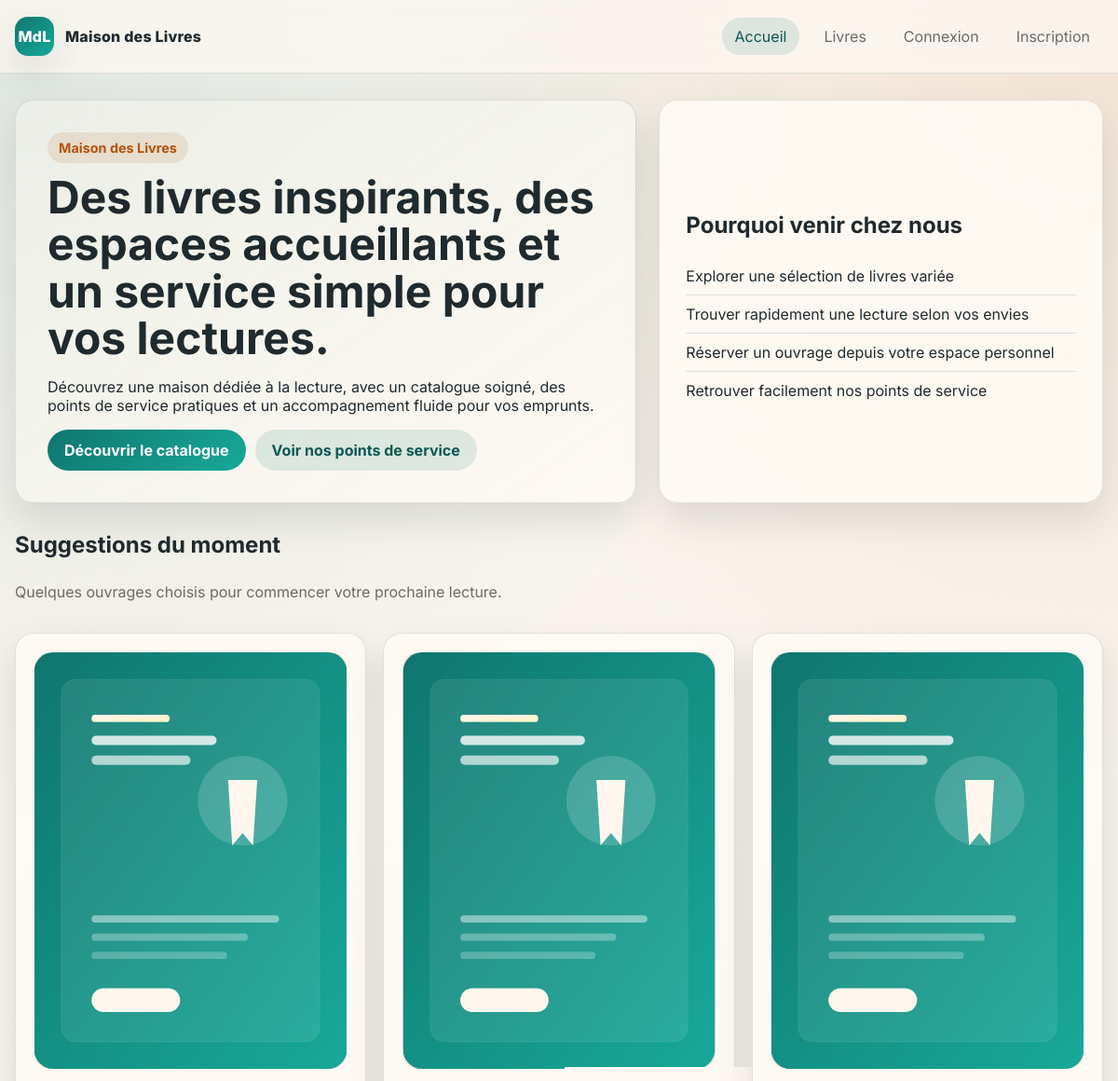
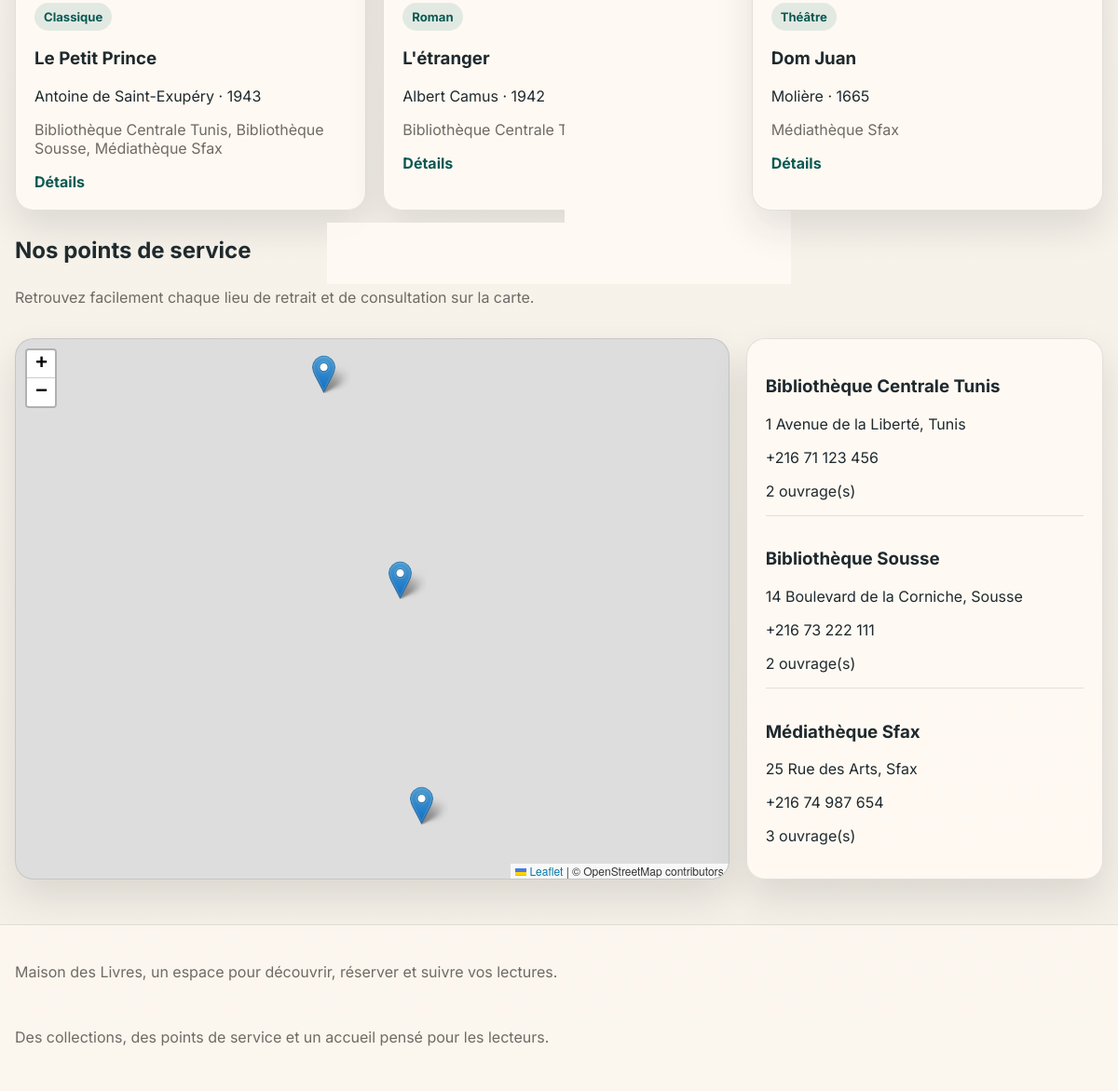
The app's page /home.php with its own data (2 pictures, top to bottom).
### tables this page shows
CREATE TABLE livres (
    id INT UNSIGNED AUTO_INCREMENT PRIMARY KEY,
    titre VARCHAR(180) NOT NULL,
    auteur VARCHAR(150) NOT NULL,
    categorie VARCHAR(100) NOT NULL,
    annee_publication INT NOT NULL,
    description TEXT DEFAULT NULL,
    couverture VARCHAR(255) DEFAULT NULL,
    created_at TIMESTAMP DEFAULT CURRENT_TIMESTAMP,
    updated_at TIMESTAMP NULL DEFAULT NULL ON UPDATE CURRENT_TIMESTAMP
);

CREATE TABLE bibliotheques (
    id INT UNSIGNED AUTO_INCREMENT PRIMARY KEY,
    nom VARCHAR(150) NOT NULL,
    adresse VARCHAR(255) NOT NULL,
    ville VARCHAR(120) NOT NULL,
    telephone VARCHAR(30) DEFAULT NULL,
    description TEXT DEFAULT NULL,
    latitude DECIMAL(10,7) NOT NULL,
    longitude DECIMAL(10,7) NOT NULL,
    created_at TIMESTAMP DEFAULT CURRENT_TIMESTAMP,
    updated_at TIMESTAMP NULL DEFAULT NULL ON UPDATE CURRENT_TIMESTAMP
);

### app/core/helpers.php (called while the page is built, shortened)
<?php
if (!function_exists('e')) {
    function e(mixed $value): string
    {
        return htmlspecialchars((string) $value, ENT_QUOTES, 'UTF-8');
    }
}
if (!function_exists('route_map')) {
    function route_map(): array
    {
        return [
            'home' => 'home.php',
            'books' => 'books.php',
            'book' => 'book.php',
            'borrow' => 'borrow.php',
            'confirmation' => 'confirmation.php',
            'register' => 'register.php',
            'login' => 'login.php',
            'logout' => 'logout.php',
            'profile' => 'profile.php',
            'my-borrowings' => 'my-borrowings.php',
            'admin-login' => 'login.php',
            'admin-logout' => 'admin-logout.php',
            'admin-dashboard' => 'admin-dashboard.php',
            'admin-books' => 'admin-books.php',
            'admin-book-form' => 'admin-book-form.php',
            'admin-book-delete' => 'admin-book-delete.php',
            'admin-borrowings' => 'admin-borrowings.php',
            'admin-users' => 'admin-users.php',
            'admin-user-view' => 'admin-user-view.php',
            'admin-user-action' => 'admin-user-action.php',
            'admin-branches' => 'admin-branches.php',
            'admin-branch-view' => 'admin-branch-view.php',
            'admin-branch-form' => 'admin-branch-form.php',
            'admin-branch-delete' => 'admin-branch-delete.php',
            'admin-statistics' => 'admin-statistics.php',
        ];
    }
}
if (!function_exists('route_file')) {
    function route_file(string $page): string
    {
        return route_map()[$page] ?? route_map()['home'];
    }
}
if (!function_exists('url')) {
    function url(string $page, array $params = []): string
    {
        $query = $params ? '?' . http_build_query($params) : '';
        return route_file($page) . $query;
    }
}

### app/config/Database.php (called while the page is built)
<?php
class Database
{
    private static ?PDO $connection = null;
    public static function getConnection(): PDO
    {
        if (self::$connection === null) {
            $host = getenv('DB_HOST') ?: 'localhost';
            $name = getenv('DB_NAME') ?: 'library_management';
            $user = getenv('DB_USER') ?: 'root';
            $pass = getenv('DB_PASS') ?: '';
            $port = getenv('DB_PORT') ?: '3306';
            $dsn = 'mysql:host=' . $host . ';port=' . $port . ';dbname=' . $name . ';charset=utf8mb4';
            self::$connection = new PDO($dsn, $user, $pass, [
                PDO::ATTR_ERRMODE => PDO::ERRMODE_EXCEPTION,
                PDO::ATTR_DEFAULT_FETCH_MODE => PDO::FETCH_ASSOC,
                PDO::ATTR_EMULATE_PREPARES => false,
            ]);
        }
        return self::$connection;
    }
}

### app/core/Model.php (called while the page is built, shortened)
<?php
abstract class Model
{
    protected PDO $db;
    public function __construct()
    {
        $this->db = Database::getConnection();
    }
    protected function execute(string $sql, array $params = []): PDOStatement
    {
        $statement = $this->db->prepare($sql);
        $statement->execute($params);
        return $statement;
    }
    protected function fetchAll(string $sql, array $params = []): array
    {
        return $this->execute($sql, $params)->fetchAll();
    }
}

### app/models/Livre.php (called while the page is built, shortened)
<?php
class Livre extends Model
{
    private ?int $id = null;
    private string $titre = '';
    private string $auteur = '';
    private string $categorie = '';
    private int $anneePublication = 0;
    private string $couverture = '';
    private array $stocks = [];
    private function hydrate(array $data): void
    {
        $this->id = isset($data['id']) ? (int) $data['id'] : null;
        $this->titre = $data['titre'] ?? '';
        $this->auteur = $data['auteur'] ?? '';
        $this->categorie = $data['categorie'] ?? '';
        $this->anneePublication = (int) ($data['annee_publication'] ?? 0);
        $this->couverture = $data['couverture'] ?? '';
        $this->stocks = $data['stocks'] ?? [];
    }
    public function getId(): ?int { return $this->id; }
    public function getTitre(): string { return $this->titre; }
    public function getAuteur(): string { return $this->auteur; }
    public function getCategorie(): string { return $this->categorie; }
    public function getAnneePublication(): int { return $this->anneePublication; }
    public function getCouverture(): string { return $this->couverture; }
    public function getBibliothequeNom(): ?string
    {
        $names = [];
        foreach ($this->stocks as $stock) {
            if (!empty($stock['bibliotheque_nom'])) {
                $names[] = $stock['bibliotheque_nom'];
            }
        }
        return $names ? implode(', ', array_unique($names)) : null;
    }
    public function setStocks(array $stocks): void { $this->stocks = $stocks; }
    public function featured(int $limit = 3): array
    {
        $rows = $this->fetchAll(
            'SELECT l.*
             FROM livres l
             ORDER BY l.created_at DESC
             LIMIT ' . (int) $limit
        );
        $items = [];
        foreach ($rows as $row) {
            $book = new Livre($row);
            $book->setStocks($this->stocksByLivreId((int) $book->getId()));
            $items[] = $book;
        }
        return $items;
    }
    private function stocksByLivreId(int $livreId): array
    {
        return $this->fetchAll(
            'SELECT bl.*, b.nom AS bibliotheque_nom
             FROM bibliotheque_livres bl
             INNER JOIN bibliotheques b ON b.id = bl.bibliotheque_id
             WHERE bl.livre_id = :livre_id
             ORDER BY b.nom ASC',
            ['livre_id' => $livreId]
        );
    }
}

### app/models/Bibliotheque.php (called while the page is built, shortened)
<?php
class Bibliotheque extends Model
{
    public function allWithBookCounts(): array
    {
        return $this->fetchAll(
            'SELECT b.*,
                    (SELECT COUNT(*) FROM bibliotheque_livres bl WHERE bl.bibliotheque_id = b.id) AS book_count,
                    (SELECT COUNT(*) FROM emprunts e WHERE e.bibliotheque_id = b.id AND e.status IN (\'pending\', \'confirmed\')) AS current_borrowings_count
              FROM bibliotheques b
              ORDER BY b.nom ASC'
        );
    }
}

### public/home.php (the view, shortened to what this page needs)
<?php
require_once __DIR__ . '/../app/core/helpers.php';
require_once __DIR__ . '/../app/config/Database.php';
require_once __DIR__ . '/../app/core/Model.php';
require_once __DIR__ . '/../app/models/Bibliotheque.php';
require_once __DIR__ . '/../app/models/Livre.php';
$bibliotheques = (new Bibliotheque())->allWithBookCounts();
$livres = (new Livre())->featured(3);
require __DIR__ . '/partials/header.php';
?>
<section class="hero">
    <div class="hero-content">
        <span class="eyebrow">Maison des Livres</span>
        <h1>Des livres inspirants, des espaces accueillants et un service simple pour vos lectures.</h1>
        <p>Découvrez une maison dédiée à la lecture, avec un catalogue soigné, des points de service pratiques et un accompagnement fluide pour vos emprunts.</p>
        <div class="hero-actions">
            <a class="btn btn-primary" href="<?= url('books') ?>">Découvrir le catalogue</a>
            <a class="btn btn-secondary" href="#carte-bibliotheques">Voir nos points de service</a>
        </div>
    </div>
    <div class="hero-panel">
        <h2>Pourquoi venir chez nous</h2>
        <ul class="feature-list">
            <li>Explorer une sélection de livres variée</li>
            <li>Trouver rapidement une lecture selon vos envies</li>
            <li>Réserver un ouvrage depuis votre espace personnel</li>
            <li>Retrouver facilement nos points de service</li>
        </ul>
    </div>
</section>
<section class="section">
    <div class="section-head">
        <h2>Suggestions du moment</h2>
        <p>Quelques ouvrages choisis pour commencer votre prochaine lecture.</p>
    </div>
    <div class="grid cards-3">
        <?php foreach ($livres as $livre): ?>
            <article class="card book-card">
                <img src="<?= e($livre->getCouverture() ?: 'assets/images/book-placeholder.svg') ?>" alt="<?= e($livre->getTitre()) ?>" class="book-cover">
                <div class="card-body">
                    <span class="tag"><?= e($livre->getCategorie()) ?></span>
                    <h3><?= e($livre->getTitre()) ?></h3>
                    <p><?= e($livre->getAuteur()) ?> · <?= e((string) $livre->getAnneePublication()) ?></p>
                    <p class="muted"><?= e($livre->getBibliothequeNom() ?? 'Point de service non défini') ?></p>
                    <a class="btn btn-link" href="<?= url('book', ['id' => $livre->getId()]) ?>">Détails</a>
                </div>
            </article>
        <?php endforeach; ?>
    </div>
</section>
<section class="section" id="carte-bibliotheques">
    <div class="section-head">
        <h2>Nos points de service</h2>
        <p>Retrouvez facilement chaque lieu de retrait et de consultation sur la carte.</p>
    </div>
    <div class="map-grid">
        <div id="homeMap" class="map"></div>
        <div class="panel">
            <?php foreach ($bibliotheques as $bibliotheque): ?>
                <article class="mini-location">
                    <h3><?= e($bibliotheque['nom']) ?></h3>
                    <p><?= e($bibliotheque['adresse']) ?>, <?= e($bibliotheque['ville']) ?></p>
                    <p><?= e($bibliotheque['telephone']) ?></p>
                    <p><?= e((string) ($bibliotheque['book_count'] ?? 0)) ?> ouvrage(s)</p>
                </article>
            <?php endforeach; ?>
        </div>
    </div>
</section>
<?php require __DIR__ . '/partials/footer.php'; ?>

### public/assets/css/style.css (style rules this page uses)
:root { --bg: #f4efe6; --surface: #fffaf3; --surface-2: #f2eadf; --text: #1f2a2e; --muted: #6f6a63; --primary: #0f766e; --primary-dark: #0a5953; --secondary: #b45309; --danger: #b42318; --success: #127a3a; --warning: #b76d0d; --border: rgba(31, 42, 46, 0.12); --shadow: 0 18px 40px rgba(27, 35, 38, 0.12); --radius: 20px; }
* { box-sizing: border-box; }
html { scroll-behavior: smooth; }
body { margin: 0; font-family: 'Inter', sans-serif; color: var(--text); background: radial-gradient(circle at top left, rgba(15, 118, 110, 0.12), transparent 34%), radial-gradient(circle at top right, rgba(180, 83, 9, 0.12), transparent 32%), linear-gradient(180deg, #fbf7f0 0%, var(--bg) 100%); min-height: 100vh; }
a { color: inherit; text-decoration: none; }
img { max-width: 100%; display: block; }
.hero, .section, .panel, .card, .stat-card { animation: rise 0.45s ease both; }
.hero { display: grid; grid-template-columns: 1.4fr 1fr; gap: 24px; align-items: stretch; margin-bottom: 30px; }
.hero-content, .hero-panel, .panel, .card, .stat-card { background: rgba(255, 250, 243, 0.92); border: 1px solid var(--border); border-radius: var(--radius); box-shadow: var(--shadow); }
.hero-content { padding: 34px; background: linear-gradient(145deg, rgba(15, 118, 110, 0.08), rgba(255, 250, 243, 0.94)), rgba(255, 250, 243, 0.94); }
.hero-content h1 { font-size: clamp(2.4rem, 4vw, 4.4rem); line-height: 1.05; margin: 12px 0 16px; }
.eyebrow { display: inline-flex; align-items: center; padding: 8px 12px; border-radius: 999px; background: rgba(180, 83, 9, 0.12); color: var(--secondary); font-size: 0.9rem; font-weight: 700; }
.hero-actions, .card-actions, .table-actions { display: flex; flex-wrap: wrap; gap: 10px; }
.hero-panel { padding: 28px; display: flex; flex-direction: column; justify-content: center; }
.feature-list, .info-list { list-style: none; padding: 0; margin: 0; }
.feature-list li, .info-list li { padding: 10px 0; border-bottom: 1px solid var(--border); }
.feature-list li:last-child, .info-list li:last-child { border-bottom: 0; }
.section { margin-top: 28px; }
.section-head { display: flex; flex-direction: column; gap: 10px; margin-bottom: 18px; }
.section-head h1, .section-head h2, .panel h1, .panel h2 { margin: 0; }
.section-head p, .muted, .lead { color: var(--muted); }
.grid { display: grid; gap: 18px; }
.cards-3 { grid-template-columns: repeat(3, minmax(0, 1fr)); }
.card, .panel, .stat-card { padding: 20px; }
.book-card { overflow: hidden; }
.book-cover, .detail-cover { width: 100%; border-radius: 16px; aspect-ratio: 3 / 4; object-fit: cover; background: var(--surface-2); }
.card-body { padding-top: 16px; }
.tag, .badge { display: inline-flex; align-items: center; gap: 6px; width: fit-content; padding: 7px 10px; border-radius: 999px; font-size: 0.82rem; font-weight: 700; }
.tag { background: rgba(15, 118, 110, 0.12); color: var(--primary-dark); }
.btn { display: inline-flex; align-items: center; justify-content: center; border: 0; border-radius: 999px; padding: 12px 18px; font-weight: 700; cursor: pointer; transition: transform 0.15s ease, background 0.2s ease, color 0.2s ease, border-color 0.2s ease; }
.btn-primary { background: linear-gradient(135deg, var(--primary), #18a999); color: #fff; }
.btn-secondary { background: rgba(15, 118, 110, 0.12); color: var(--primary-dark); }
.btn-link { padding: 0; color: var(--primary-dark); }
.mini-location + .mini-location { margin-top: 16px; padding-top: 16px; border-top: 1px solid var(--border); }
.map-grid { display: grid; grid-template-columns: 2fr 1fr; gap: 18px; }
.map { min-height: 440px; border-radius: var(--radius); overflow: hidden; border: 1px solid var(--border); box-shadow: var(--shadow); }

### records on screen
livres: couverture (placeholder picture), categorie "Classique", titre "Le Petit Prince", auteur "Antoine de Saint-Exupéry", annee_publication "1943", BibliothequeNom "Bibliothèque Centrale Tunis, Bibliothèque Sousse, Médiathèque Sfax"
livres: couverture (placeholder picture), categorie "Roman", titre "L'étranger", auteur "Albert Camus", annee_publication "1942"
bibliotheques: nom "Bibliothèque Centrale Tunis", adresse "1 Avenue de la Liberté", ville "Tunis", telephone "+216 71 123 456", book_count "2"
livres: couverture (placeholder picture), categorie "Théâtre", titre "Dom Juan", auteur "Molière", annee_publication "1665"
bibliotheques: nom "Médiathèque Sfax", adresse "25 Rue des Arts", ville "Sfax", telephone "+216 74 987 654", book_count "3"
bibliotheques: nom "Bibliothèque Sousse", adresse "14 Boulevard de la Corniche", ville "Sousse", telephone "+216 73 222 111", book_count "2"
